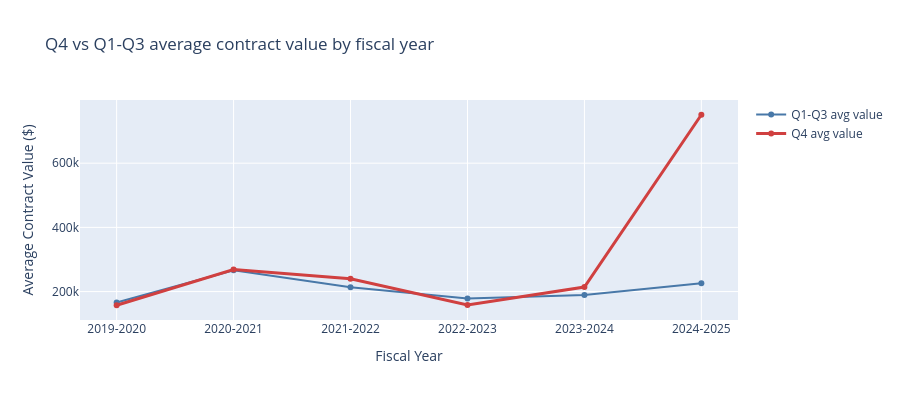

Notebook code for this chart:
### Markdown cell above
The Q4 rush isn't just new contracts. Amendments are also more concentrated in Q4 than other transaction types. And when we break it down by commodity type, we can see which categories are most affected by the year-end push.

This tells us the Q4 pressure operates through two channels: departments both *award new contracts* and *expand existing ones* at year-end. Any oversight or policy response needs to address both.

### Code cell
# Year-over-year Q4 trend
q4_trend = con.sql("""
    SELECT fiscal_year,
        ROUND(AVG(CASE WHEN quarter='Q4' THEN val END), 0) AS q4_avg_val,
        ROUND(AVG(CASE WHEN quarter!='Q4' THEN val END), 0) AS other_avg_val
    FROM analysis
    WHERE instrument_type = 'C' AND reporting_period >= '2019-2020' AND fiscal_year <= '2024-2025'
    GROUP BY fiscal_year ORDER BY fiscal_year
""").pl().to_pandas()

fig = go.Figure()
fig.add_trace(go.Scatter(x=q4_trend['fiscal_year'], y=q4_trend['other_avg_val'], mode='lines+markers',
    name='Q1-Q3 avg value', line=dict(color='#4878A8', width=2)))
fig.add_trace(go.Scatter(x=q4_trend['fiscal_year'], y=q4_trend['q4_avg_val'], mode='lines+markers',
    name='Q4 avg value', line=dict(color='#D04040', width=3)))
fig.update_layout(title="Q4 vs Q1-Q3 average contract value by fiscal year", yaxis_title="Average Contract Value ($)",
    xaxis_title="Fiscal Year", height=400, hovermode='x unified')
fig.show()

### Figure 1 — Plotly figure (JSON) as saved in the notebook; plotly's stock layout.template omitted (floating-point values rounded to 4 significant figures)
{"data": [{"line": {"color": "#4878A8", "width": 2}, "mode": "lines+markers", "name": "Q1-Q3 avg value", "type": "scatter", "x": ["2019-2020", "2020-2021", "2021-2022", "2022-2023", "2023-2024", "2024-2025"], "y": [165800.0, 266200.0, 213100.0, 178100.0, 189300.0, 225600.0]}, {"line": {"color": "#D04040", "width": 3}, "mode": "lines+markers", "name": "Q4 avg value", "type": "scatter", "x": ["2019-2020", "2020-2021", "2021-2022", "2022-2023", "2023-2024", "2024-2025"], "y": [157400.0, 268800.0, 240200.0, 158300.0, 214100.0, 750900.0]}], "layout": {"height": 400, "hovermode": "x unified", "title": {"text": "Q4 vs Q1-Q3 average contract value by fiscal year"}, "xaxis": {"title": {"text": "Fiscal Year"}}, "yaxis": {"title": {"text": "Average Contract Value ($)"}}}}
